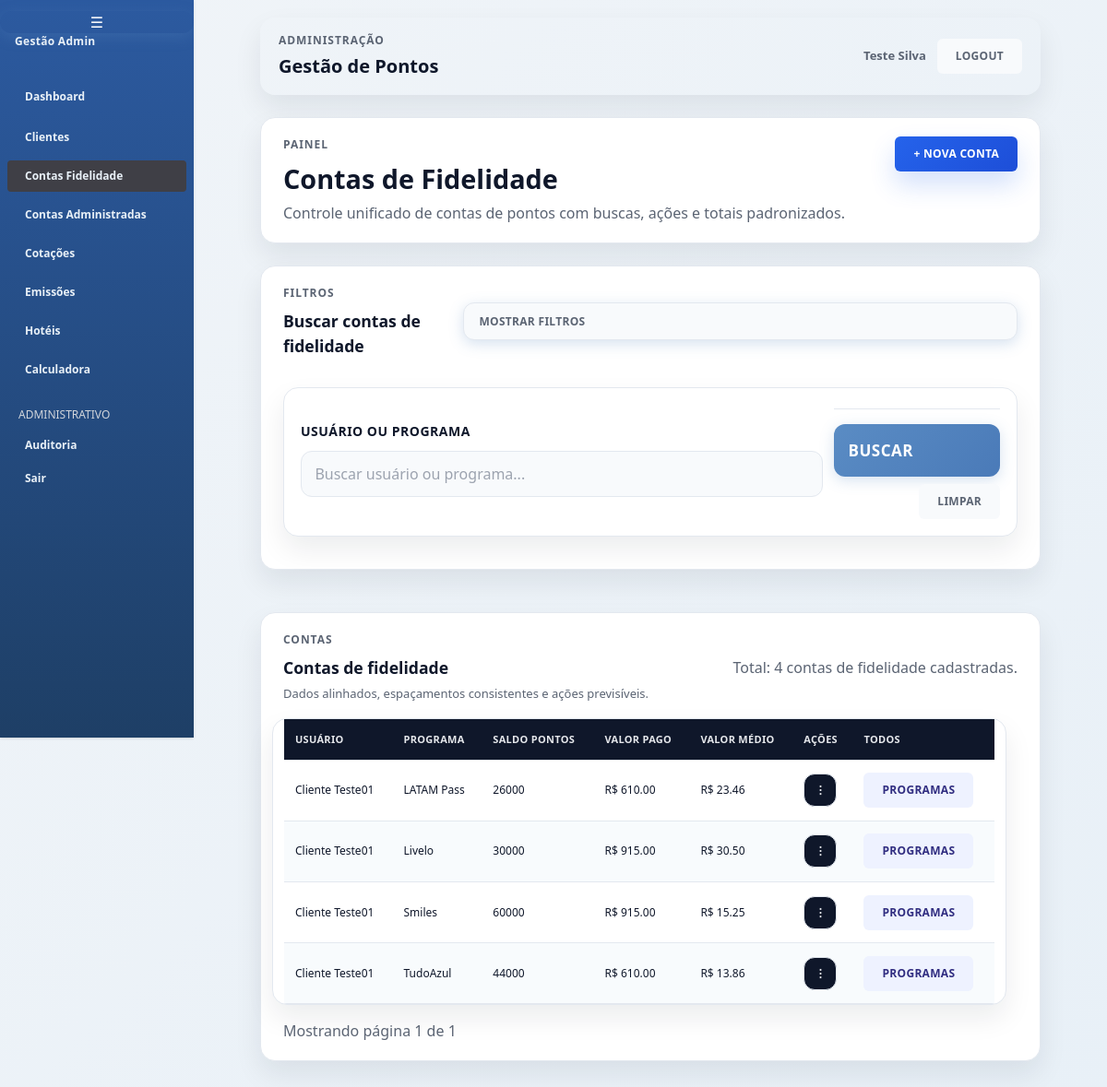
The page /adm/contas/ (signed in) on the database as committed earlier.
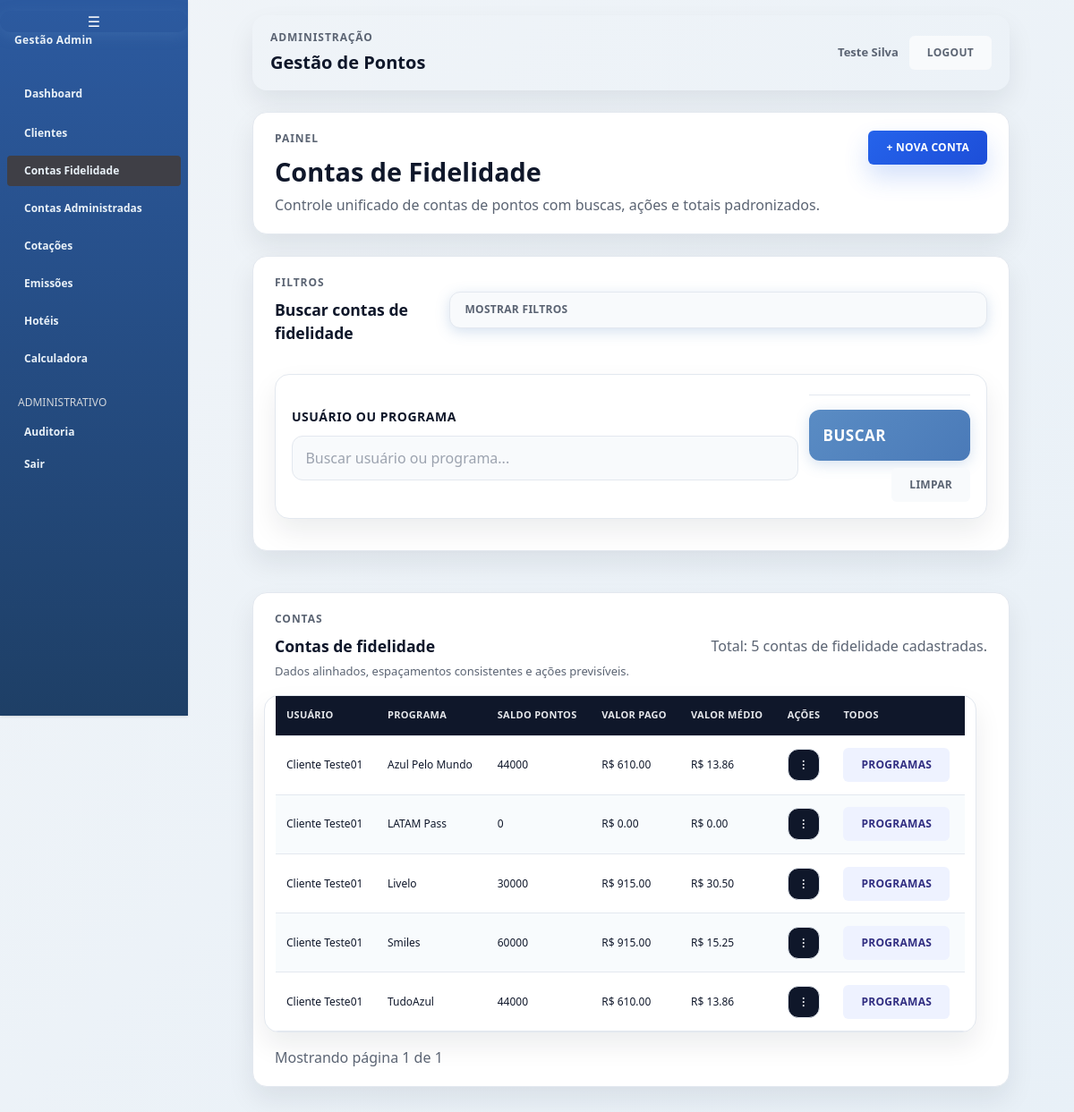
The same page on the database as committed later.
### gestao/models/conta_fidelidade.py (models this page shows, shortened)
class ContaFidelidade(models.Model):
    cliente = models.ForeignKey(Cliente, on_delete=models.CASCADE, null=True, blank=True)
    conta_administrada = models.ForeignKey(
        ContaAdministrada,
        on_delete=models.CASCADE,
        null=True,
        blank=True,
        related_name="contas_fidelidade",
    )
    programa = models.ForeignKey(ProgramaFidelidade, on_delete=models.CASCADE)
    login_programa = models.CharField(
        max_length=150, blank=True, help_text="Login do titular junto ao programa"
    )
    senha_programa = models.CharField(
        max_length=150, blank=True, help_text="Senha do titular junto ao programa"
    )
    titular_programa_info = models.TextField(
        blank=True,
        help_text="Informações adicionais do titular (ex.: nome completo, CPF, dados de resgate)",
    )
    observacoes_programa = models.TextField(
        blank=True,
        help_text="Observações gerais sobre o uso do programa para esta conta",
    )
    quantidade_cpfs_disponiveis = models.PositiveIntegerField(
        null=True,
        blank=True,
        help_text="Quantidade de CPFs que ainda podem ser utilizados com este programa. Deixe vazio para ilimitado.",
    )
    def conta_saldo(self):
        if not self.programa.is_vinculado:
            return self
        filtros = {"programa": self.programa.programa_base}
        if self.cliente_id:
            filtros["cliente"] = self.cliente
        if self.conta_administrada_id:
            filtros["conta_administrada"] = self.conta_administrada
        return ContaFidelidade.objects.filter(**filtros).select_related("programa").first() or self
    @property
    def valor_medio_por_mil(self):
        saldo = self.saldo_pontos
        if saldo > 0:
            return float(self.valor_total_pago) / (saldo / 1000)
        return 0
    PERIODICIDADE_CLUBE = (
        ("nenhum", "Nenhum"),
        ("mensal", "Mensal"),
        ("trimestral", "Trimestral"),
        ("semestral", "Semestral"),
        ("anual", "Anual"),
    )
    clube_periodicidade = models.CharField(
        max_length=12, choices=PERIODICIDADE_CLUBE, default="nenhum"
    )
    pontos_clube_mes = models.IntegerField(default=0)
    valor_assinatura_clube = models.DecimalField(
        max_digits=10, decimal_places=2, default=0
    )
    data_inicio_clube = models.DateField(null=True, blank=True)
    validade = models.DateField(null=True, blank=True)
    @property
    def saldo_pontos(self):
        conta_base = self.conta_saldo()
        movs = conta_base.movimentacoes.all()
        return sum(m.pontos for m in movs) if movs.exists() else 0
    @property
    def valor_total_pago(self):
        conta_base = self.conta_saldo()
        movs = conta_base.movimentacoes.all()
        return sum(float(m.valor_pago) for m in movs) if movs.exists() else 0

### gestao/models/cliente.py (models this page shows, shortened)
class Cliente(models.Model):
    usuario = models.OneToOneField(
        User, on_delete=models.CASCADE, related_name="cliente_gestao"
    )
    empresa = models.ForeignKey(
        "gestao.Empresa",
        on_delete=models.CASCADE,
        related_name="pessoas",
        null=True,
        blank=True,
    )
    telefone = models.CharField(max_length=20, blank=True)
    data_nascimento = models.DateField(null=True, blank=True)
    cpf = models.CharField(max_length=11, unique=True)
    PERFIS = (
        ("admin", "Administrador"),
        ("operador", "Operador"),
        ("cliente", "Cliente"),
    )
    perfil = models.CharField(max_length=10, choices=PERFIS, default="cliente")
    observacoes = models.TextField(blank=True)
    ativo = models.BooleanField(default=True)
    criado_por = models.ForeignKey(
        User, on_delete=models.CASCADE, related_name="usuarios_criados",
        null=True, blank=True
    )

### gestao/models/programa_fidelidade.py (models this page shows, shortened)
class ProgramaFidelidade(models.Model):
    TIPO_PRINCIPAL = "principal"
    TIPO_VINCULADO = "vinculado"
    TIPOS = (
        (TIPO_PRINCIPAL, "Programa principal"),
        (TIPO_VINCULADO, "Programa vinculado"),
    )
    nome = models.CharField(max_length=100)
    descricao = models.TextField(blank=True)
    tipo = models.CharField(
        max_length=20, choices=TIPOS, default=TIPO_PRINCIPAL
    )
    programa_base = models.ForeignKey(
        "self",
        on_delete=models.PROTECT,
        null=True,
        blank=True,
        related_name="programas_vinculados",
    )
    preco_medio_milheiro = models.DecimalField(
        max_digits=10, decimal_places=2, default=0
    )
    quantidade_cpfs_disponiveis = models.PositiveIntegerField(
        null=True,
        blank=True,
        help_text="Quantidade total de CPFs disponíveis no programa",
    )
    @property
    def is_vinculado(self):
        return self.tipo == self.TIPO_VINCULADO

### gestao/models/movimentacao.py (models this page shows, shortened)
class Movimentacao(models.Model):
    conta = models.ForeignKey(
        ContaFidelidade, on_delete=models.CASCADE, related_name="movimentacoes"
    )
    data = models.DateField()
    pontos = models.IntegerField()
    valor_pago = models.DecimalField(max_digits=10, decimal_places=2)
    descricao = models.CharField(max_length=255)

### gestao/views/contas.py (the view)
@login_required
def admin_contas(request):
    if (permission_denied := require_admin_or_operator(request)):
        return permission_denied
    busca = request.GET.get("busca", "")
    contas = ContaFidelidade.objects.select_related("cliente__usuario", "programa").filter(
        cliente__perfil="cliente", cliente__ativo=True, conta_administrada__isnull=True
    )
    if busca:
        contas = contas.filter(
            Q(cliente__usuario__username__icontains=busca)
            | Q(cliente__usuario__first_name__icontains=busca)
            | Q(programa__nome__icontains=busca)
        )
    contas = contas.order_by("cliente__usuario__first_name", "programa__nome")
    paginator = Paginator(contas, 20)
    page_number = request.GET.get("page")
    page_obj = paginator.get_page(page_number)
    return render(
        request,
        "admin_custom/contas.html",
        {
            "page_obj": page_obj,
            "busca": busca,
            "total_contas": contas.count(),
        },
    )

### gestao/views/permissions.py (called while the page is built)
def require_admin_or_operator(request):
    if request.user.is_superuser:
        return None
    perfil = getattr(getattr(request.user, "cliente_gestao", None), "perfil", "")
    if perfil not in ["admin", "operador"]:
        return render(request, "sem_permissao.html")
    return None

### gestao/templates/admin_custom/contas.html (shortened to what the changed rows need)
{% extends "admin_custom/base_admin.html" %}
{% block header_title %}Contas de Fidelidade{% endblock %}
{% block content %}
<div class="stacked">
    <section class="surface-card filter-panel" data-filters-root>
        <div class="section-heading">
            <div>
                <h2 class="section-title">Buscar contas de fidelidade</h2>
            </div>
        </div>
    </section>
    <section class="surface-card">
        <div class="section-heading">
            <div>
                <p class="eyebrow">Contas</p>
                <h2 class="section-title">Contas de fidelidade</h2>
                <p class="section-subtitle">Dados alinhados, espaçamentos consistentes e ações previsíveis.</p>
            </div>
            <div class="muted">Total: {{ total_contas }} contas de fidelidade cadastradas.</div>
        </div>
        <div class="table-wrapper">
            <table class="data-table">
                <thead>
                    <tr>
                        <th class="hidden md:table-cell">Usuário</th>
                        <th>Programa</th>
                        <th class="hidden lg:table-cell">Saldo Pontos</th>
                        <th class="hidden lg:table-cell">Valor Pago</th>
                        <th>Valor Médio</th>
                        <th>Ações</th>
                        <th class="hidden lg:table-cell">Todos</th>
                    </tr>
                </thead>
                <tbody>
                    {% for conta in page_obj %}
                    <tr>
                        <td class="hidden md:table-cell">
                            {{ conta.cliente.usuario.get_full_name|default:conta.cliente.usuario.username }}
                        </td>
                        <td>{{ conta.programa.nome }}</td>
                        <td class="hidden lg:table-cell">{{ conta.saldo_pontos }}</td>
                        <td class="hidden lg:table-cell">R$ {{ conta.valor_total_pago|floatformat:2 }}</td>
                        <td>R$ {{ conta.valor_medio_por_mil|floatformat:2 }}</td>
                        <td>
                            <details class="dropdown">
                                <summary class="btn btn-icon" aria-label="Ações da conta">⋮</summary>
                            </details>
                        </td>
                        <td class="hidden lg:table-cell">
                            <a href="{% url 'admin_programas_do_cliente' conta.cliente.id %}" class="btn btn-secondary">Programas</a>
                        </td>
                    </tr>
                    {% empty %}
                    <tr><td colspan="7" class="text-center text-red-400 py-4">Nenhuma conta encontrada.</td></tr>
                    {% endfor %}
                </tbody>
            </table>
        </div>
    </section>
</div>
{% endblock %}

Rows that differ between the two databases and show on the page:
added ContaFidelidade: cliente.usuario.get_full_name "Cliente Teste01", programa.nome "Azul Pelo Mundo", saldo_pontos "44000", valor_total_pago "610.00", valor_medio_por_mil "13.86"
changed ContaFidelidade "LATAM Pass": saldo_pontos "26000" → "0"; valor_total_pago "610.00" → "0.00"; valor_medio_por_mil "23.46" → "0.00"
Other text that changed with them:
{{ total_contas }}: "4" → "5"
